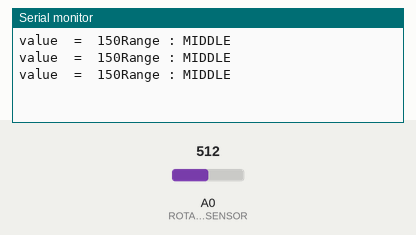
Recording of a sketch running on a simulated Arduino Uno, built with avr-gcc and run on an emulated ATmega328P. Parts: the last lines printed to the serial monitor. Inputs (shaded band) come from the test bench; at power-on: A0 (ROTARY_ANGLE_SENSOR) = 512.

Above: at 1.3 s.
1.4 s: A0 (ROTARY_ANGLE_SENSOR) set to 670
At 1.9 s:
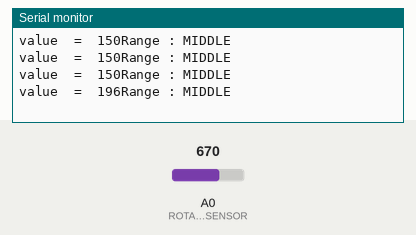
2.9 s: A0 (ROTARY_ANGLE_SENSOR) set to 695
At 3.4 s:
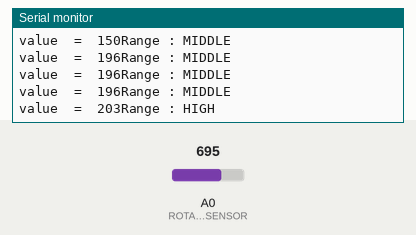

Measured:
- the behaviour switches between 681 and 682 on A0 (ROTARY_ANGLE_SENSOR) (found by bisection; images 1 and 2)
- after the input at 1.4 s, the serial monitor: prints a new line after 0.10 s (image 1)
- after the input at 2.9 s, the serial monitor: prints a new line after 0.10 s (image 2)

The sketch:

rotary_angle_sensor.ino
```cpp
#define ROTARY_ANGLE_SENSOR A0
#define ADC_REF 5//reference voltage of ADC is 5v.If the Vcc switch on the seeeduino
         //board switches to 3V3, the ADC_REF should be 3.3
#define GROVE_VCC 5//VCC of the grove interface is normally 5v
#define FULL_ANGLE 300//full value of the rotary angle is 300 degrees

int getDegree();

void setup()
{
  Serial.begin(9600);
    pinMode(ROTARY_ANGLE_SENSOR, INPUT);

}

void loop()
{
  int degrees;
  degrees = getDegree();
  Serial.print("value  =  ");
  Serial.print(degrees);
  if(( degrees >= 0) && (degrees < 100))
    {
      Serial.println("Range : LOW ");
    }
  else if(( degrees >= 100) && (degrees < 200))
    {
      Serial.println("Range : MIDDLE ");
    }
  else
    {
       Serial.println("Range : HIGH ");
    }

  delay(500); //adjust this for latency control
}

int getDegree()
{
  int sensor_value = analogRead(ROTARY_ANGLE_SENSOR);
  float voltage;
  voltage = (float)sensor_value*ADC_REF/1023;
  float degrees = (voltage*FULL_ANGLE)/GROVE_VCC;
  return degrees;
}
```
